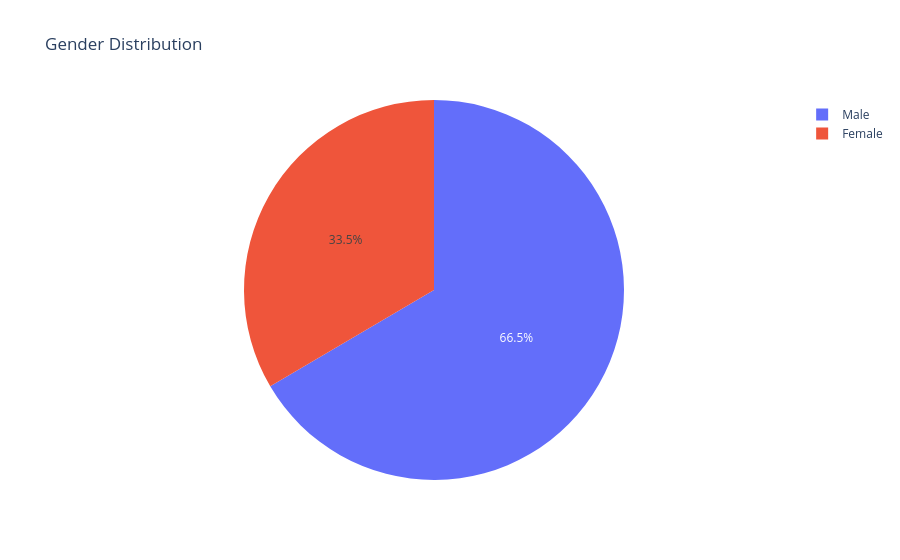

Write notebook code for a chart like this one.
### Code cell
gender_counts = transactions[
    "gender"
].value_counts()

fig = px.pie(

    values=gender_counts.values,

    names=gender_counts.index,

    title="Gender Distribution"

)

fig.show()

### Figure 1 — Plotly figure (JSON) as saved in the notebook; plotly's stock layout.template omitted (floating-point values rounded to 4 significant figures)
{"data": [{"domain": {"x": [0, 1], "y": [0, 1]}, "hovertemplate": "label=%{label}<br>value=%{value}<extra></extra>", "labels": ["Male", "Female"], "legendgroup": "", "name": "", "showlegend": true, "type": "pie", "values": [21809, 10969]}], "layout": {"legend": {"tracegroupgap": 0}, "title": {"text": "Gender Distribution"}}}
